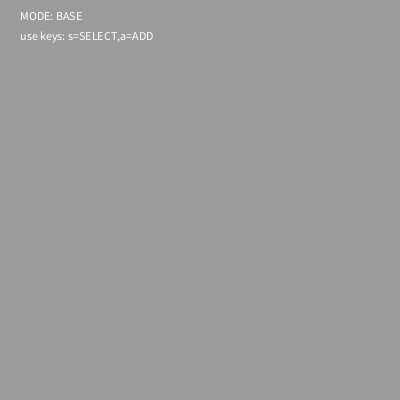
Frame 1 (no input)
Frame 60 (the mouse pressed at the canvas centre just before this capture): identical to frame 1, image omitted
Frame 120 (the mouse held since frame 60 and released just before this capture): identical to frame 1, image omitted

The Processing sketch that drew this single still picture (run headless with seeded random() and noise(); from frame 60 on, the mouse is pressed at the canvas centre):

// Processing sketch: shapes
// ── shapes.pde



Controller c;


void setup() {
  c = new Controller();
  size(400, 400);
}

void draw() {
  c.mousePosition(mouseX,mouseY);
  background(155);

  c.draw();

  text("MODE: " + c.getModeText(), 20, 20);
  text("" + c.getModeHelp(), 20, 40);
}

void keyPressed() {
  c.action(key);
}

void mouseClicked() {
   c.clicked(mouseX,mouseY); 
}

void mousePressed() {
  c.mPressed(true);
}

void mouseReleased() {
  c.mPressed(false);
}
// ── Circle.pde


class Circle extends Shape {
  int diameter;
  Circle(float x, float y, int diameter) {
    super(x, y);
    this.diameter=diameter;
  }

  void draw() {
    stroke(getColor());
    ellipse(getX(), getY(), diameter, diameter);
  }

  boolean contains(float x, float y) {
    float disX = getX() - x;
    float disY = getY() - y;
    if (sqrt(sq(disX) + sq(disY)) < diameter/2 ) {
      return true;
    } else {
      return false;
    }
  }
}
// ── Controller.pde




class Controller {
  private ShapeFactory f;
  private ArrayList<Shape> shapes ;
  private Modes modes;
  private boolean mouseSelected = false;
  private float mX=0;
  private float mY=0;
  private boolean mPressed=false;


  Controller() {
    this.f = new ShapeFactory();
    this.shapes = new ArrayList<Shape>();
    this.modes = new Modes();
  }

  void action(char k) {
    this.modes.setKey(k);

    if (this.modes.isAttach()) {
      if (key == 'c') {
        this.shapes.add(f.addCircle(width/2, height/2));
      } else
        if (key == 'r' ) {
          this.shapes.add(f.addRectangle(width/2, height/2));
        }
    }
  }

  void mPressed(boolean pressed) {
    this.mPressed=pressed;
  }

  String getModeText() {
    return this.modes.getModeText();
  }

  String getModeHelp() {
    return this.modes.getModeHelp();
  }

  void mousePosition(float mX, float mY) {
    this.mX=mX;
    this.mY=mY;
  }

  void clicked(float mX, float mY) {
    this.mouseSelected = !mouseSelected;
  }

  void draw() {
    stroke(0);

    for (Shape s : this.shapes) {

      // select / unselect shape
      if (this.mPressed) {
        if (s.contains(this.mX, this.mY)) {
          s.setSelected(true);
        }

        // move only selected 
        if (modes.isSelect() && s.isSelected()) {
          s.move(this.mX, this.mY);
        }
      } else {
        s.setSelected(false);
      }

      s.draw();
    }
  }
}
// ── Modes.pde



class Modes {
  int BASE = 0;
  int ADDNEW = 1;
  int SELECT= 2;
  int MOVING = 21;
  int mode = BASE;
  char lastkey = ' ';

  public void setKey(char key) {
    this.lastkey=key;

    if (key=='a') {
      this.mode= ADDNEW;
    } else
      if (key=='s') {
        this.mode =SELECT;
      } else if (key =='m' && isSelect()) {
        this.mode = MOVING;
      }
  }

  public  boolean isSelect() {
    return this.mode==SELECT;
  }

  public boolean isAttach() {
    return this.mode==ADDNEW;
  }
  
  public boolean isMoving() {
     return this.mode==MOVING; 
  }

  public String getModeText() {
    if (isSelect()) {
      return "SELECT";
    } else if (isAttach()) {
      return "ADD";
    } else if (isMoving()) {
      return "SELECT - > MOVING";
    }
    return "BASE";
  }

  public String getModeHelp() {
    if (isSelect()) {
      return "use mouse to select and move shapes";
    } else if (isAttach()) {
      return "c=Circle,r=Rect";
    } else if (isMoving()) {
       return "use mouse to move shape"; 
    }
    return "use keys: s=SELECT,a=ADD";
  }
}
// ── Rectangle.pde


class Rectangle extends Shape {
  int w;
  int h;

  Rectangle(float x, float y, int w, int h) {
    super(x, y);
    this.w=w;
    this.h=h;
  }

  void draw() {
    rect(getX(), getY(), w, h);
  }
  
  boolean contains(float x, float y) {
    return getX() <= x && (getX()+w) >= x && getY() <= y && (getY()+h) >= y;
  }
}
// ── Shape.pde


abstract class Shape {
  private float x;
  private float y;
  private boolean selected;
  private color c = color(255, 255, 1, 255);

  Shape(float x, float y) {
    this.x=x;
    this.y=y;
  }

  float getX() {
    return this.x;
  }
  float getY() {
    return this.y;
  }
  boolean intersects(Shape s) {
    return false;
  }

  boolean contains(float x, float y) {
    return false;
  }
  
  void move(float x,float y) {
    this.x=x;
    this.y=y;
  }

  void setSelected(boolean s) {
    this.selected=s;
  }

  boolean isSelected() {
    return this.selected;
  }

  color getColor() {
    if (this.selected) {
      return color(255, 0, 255, 255);
    }
    return c;
  }

  abstract void draw();
}
// ── ShapeFactory.pde


class ShapeFactory {

  ShapeFactory() {
  }

  Shape addCircle(float x, float y) {
    return new Circle(x, y, 30);
  }

  Shape addRectangle(float x, float y) {
    return new Rectangle(x, y, 50, 50);
  }
}
